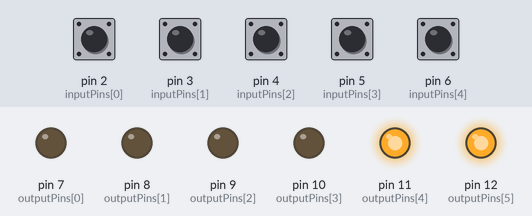
This sketch was run on a simulated Arduino Uno, built with avr-gcc and run on an emulated ATmega328P. Parts: output pins drawn as LEDs (lit = HIGH). The test bench sets the inputs (shaded band); at power-on: pin 2 (inputPins[0]), pin 3 (inputPins[1]), pin 4 (inputPins[2]), pin 5 (inputPins[3]), pin 6 (inputPins[4]) HIGH.

Above: at 1.2 s.
1.3 s: pin 2 (inputPins[0]) pulled LOW for 0.15 s
At 1.37 s:
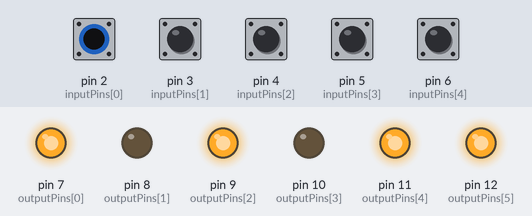
2.9 s: pin 3 (inputPins[1]) pulled LOW for 1 s
At 3.14 s:
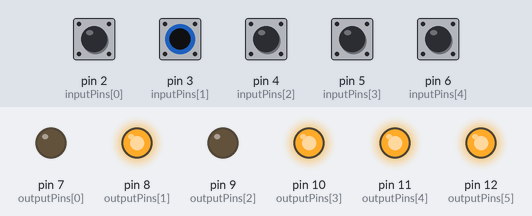
5.4 s: pin 5 (inputPins[3]) pulled LOW for 0.15 s
At 5.9 s:
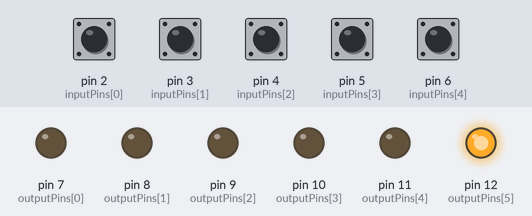
7.0 s: pin 3 (inputPins[1]) pulled LOW for 0.15 s
At 7.07 s:
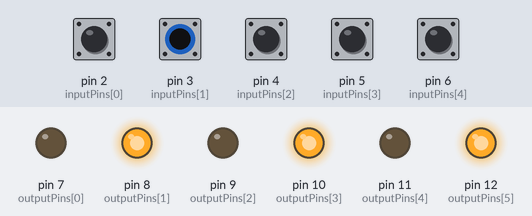
8.6 s: pin 2 (inputPins[0]) pulled LOW for 1 s
At 8.84 s:
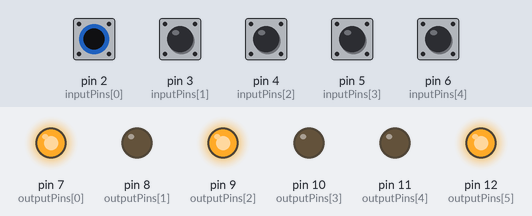
11.1 s: pin 5 (inputPins[3]) pulled LOW for 1 s
At 11.4 s:
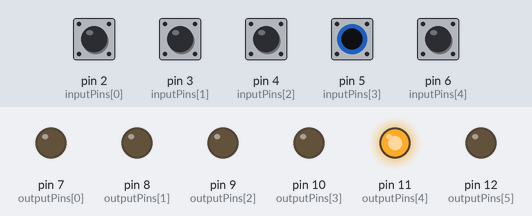
Timing chart, 0 to 14.1 s (numbered marks = the images above; inputs shaded):
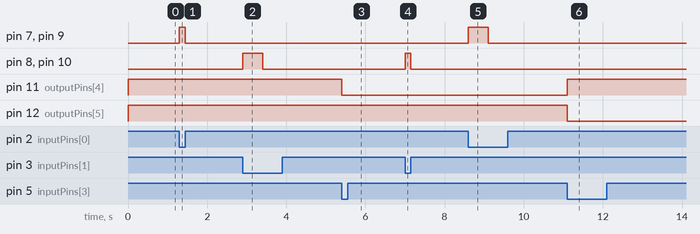

Measured:
- after the input at 1.3 s, pin 7 (outputPins[0]), pin 9 (outputPins[2]): LOW → HIGH at once, → LOW 0.15 s later
- after the input at 2.9 s, pin 8 (outputPins[1]), pin 10 (outputPins[3]): LOW → HIGH at once, → LOW 0.50 s later
- after the input at 5.4 s, pin 11 (outputPins[4]): HIGH → LOW at once
- after the input at 7.0 s, pin 8 (outputPins[1]), pin 10 (outputPins[3]): LOW → HIGH at once, → LOW 0.15 s later
- after the input at 8.6 s, pin 7 (outputPins[0]), pin 9 (outputPins[2]): LOW → HIGH at once, → LOW 0.50 s later
- after the input at 11.1 s, pin 11 (outputPins[4]): LOW → HIGH at once; pin 12 (outputPins[5]): HIGH → LOW at once

The sketch:

d150_light_controller.ino
```cpp
const int inputPins[] = {2, 3, 4, 5, 6};
const int outputPins[] = {7, 8, 9, 10, 11, 12, LED_BUILTIN};

///In MS
const int turnSignalDelay = 500;

unsigned long lastTurnSignalTime = 0;
unsigned long currentTurnSignalTime = 0;
int nextLeftState = LOW;
int nextRightState = LOW;

int headlightState = 0;
bool canIncrementHeadlight = true;

bool killCanToggle = false;
bool killLights = false;

int inputStates[] = {LOW, LOW, LOW, LOW, LOW};
int outputStates[] = {LOW, LOW, LOW, LOW, HIGH, HIGH, LOW};

bool defaultStatesWritten = false;

void setup() {
  // put your setup code here, to run once:
  Serial.begin(57600);

  for(int i = 0; i < 5; i++)
  {
    pinMode(inputPins[i], INPUT_PULLUP);
  }

  for(int i = 0; i < 6; i++)
  {
    pinMode(outputPins[i], OUTPUT);
  }

}

void loop() {

  //If inputs haven't changed no need to run the rest of the function
  if(ReadInputs() == false)
  {
    if(defaultStatesWritten == false)
    {
      defaultStatesWritten = true;
      SetDefaultStates();
      WriteOutputs();
    }
    return;
  }

  //If an input value has changed proceed to process that change
  SetDefaultStates();
  currentTurnSignalTime = millis();

  /*
    =-=-=-=-=-=-=
    INPUT STATES
    =-=-=-=-=-=-=
    inputStates[0] = Left Switch
    inputStates[1] = Right Switch
    inputStates[2] = Brake Switch
    inputStates[3] = Headlight Switch
    inputStates[4] = Kill Switch

    =-=-=-=-=-=-=
    OUTPUTS
    =-=-=-=-=-=-=
    outputPins[0] = Front Left Signal Lights
    outputPins[1] = Rear Left Signal Lights
    outputPins[2] = Front Right Signal Lights
    outputPins[3] = Rear Right Signal Lights
    outputPins[4] = Headlights LOWBEAMS
    outputPins[5] = Headlights HIGHBEAMS
    outputPins[6] = Onboard LED
  */
  /*
  if(inputStates[2] == HIGH)
  {
    outputStates[1] = HIGH;
    outputStates[3] = HIGH;
    outputStates[6] = HIGH;
  }
  */


  /*   --- BRAKE LIGHTS ---   */
  if(inputPins[2] == HIGH)
  {
    outputStates[1] = HIGH;
    outputStates[3] = HIGH;
  }

  /*   --- LEFT SIGNAL ---   */
  if(inputStates[0] == HIGH)
  {

    if(currentTurnSignalTime - lastTurnSignalTime >= turnSignalDelay)
    {
      nextLeftState = !nextLeftState;
      lastTurnSignalTime = currentTurnSignalTime;
    }

    outputStates[0] = nextLeftState;
    outputStates[2] = nextLeftState;
    outputStates[6] = nextLeftState;
  }else{ nextLeftState = LOW; }

  /*   --- RIGHT SIGNAL ---   */
  if(inputStates[1] == HIGH)
  {
    if(currentTurnSignalTime - lastTurnSignalTime >= turnSignalDelay)
    {
      nextRightState = !nextRightState;
      lastTurnSignalTime = currentTurnSignalTime;
    }

    outputStates[1] = nextRightState;
    outputStates[3] = nextRightState;
    outputStates[6] = nextRightState;
  }else{ nextRightState = LOW; }

  /*   --- HEADLIGHTS ---   */
  if(headlightState == 0)
  {
    outputStates[4] = HIGH;
    outputStates[5] = HIGH;
  }
  else if(headlightState == 1)
  {
    outputStates[4] = LOW;
    outputStates[5] = HIGH;
  }
  else if(headlightState == 2)
  {
    outputStates[4] = HIGH;
    outputStates[5] = LOW;
  }

  /*   --- KILLSWITCH ---   */
  if(killLights == true)
  {
    SetDefaultStates();
  }

  WriteOutputs();
}

void SetDefaultStates()
{
  for(int i = 0; i < 7; i++)
  {
    if(i == 4 || i == 5)
    {
      outputStates[i] = HIGH;
    }else{
      outputStates[i] = LOW;
    }
  }
}

bool ReadInputs()
{
  for(int i = 0; i < 5; i++)
  {
    //Current State
    int state = !digitalRead(inputPins[i]);

    if(i == 3) { HandleHeadlightInput(state); }
    if(i == 4) { HandleKillswitchInput(state); }

    inputStates[i] = state;
  }

  defaultStatesWritten = false;
  return true;
}

void WriteOutputs()
{
  for(int i = 0; i < 7; i++)
  {
    digitalWrite(outputPins[i], outputStates[i]);
  }
}

void HandleHeadlightInput(int state)
{
  if(state == HIGH)
  {
    if(canIncrementHeadlight == true)
    {
      canIncrementHeadlight = false;
      headlightState++;
      if(headlightState > 2)
      {
        headlightState = 0;
      }
    }
  }else
  {
    canIncrementHeadlight = true;
  }
}

void HandleKillswitchInput(int state)
{
  if(state == HIGH)
  {
    if(killCanToggle == true)
    {
      killCanToggle = false;
      killLights = !killLights;
    }
  }else
  {
    killCanToggle = true;
  }
}
```
